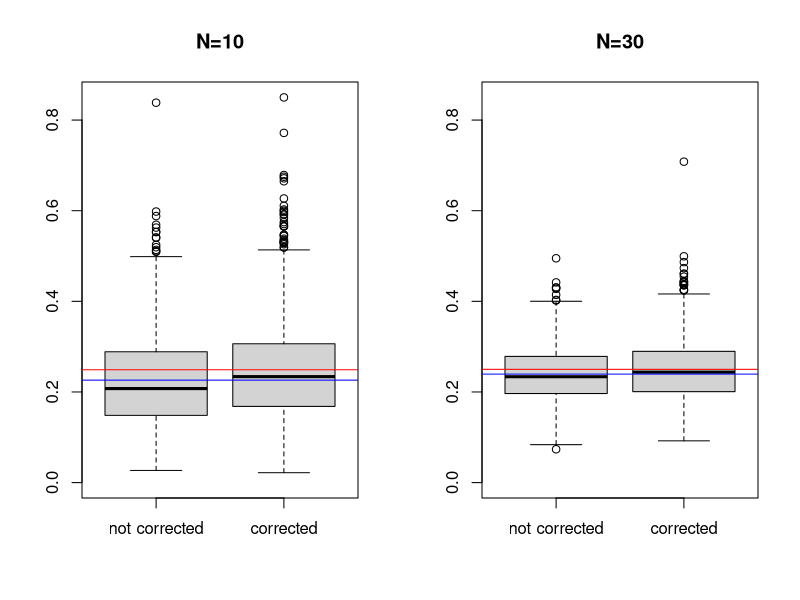
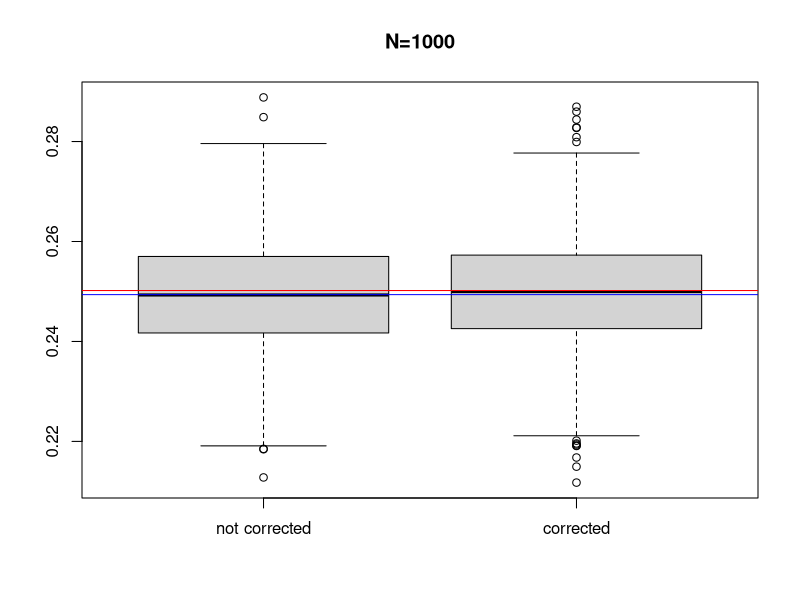
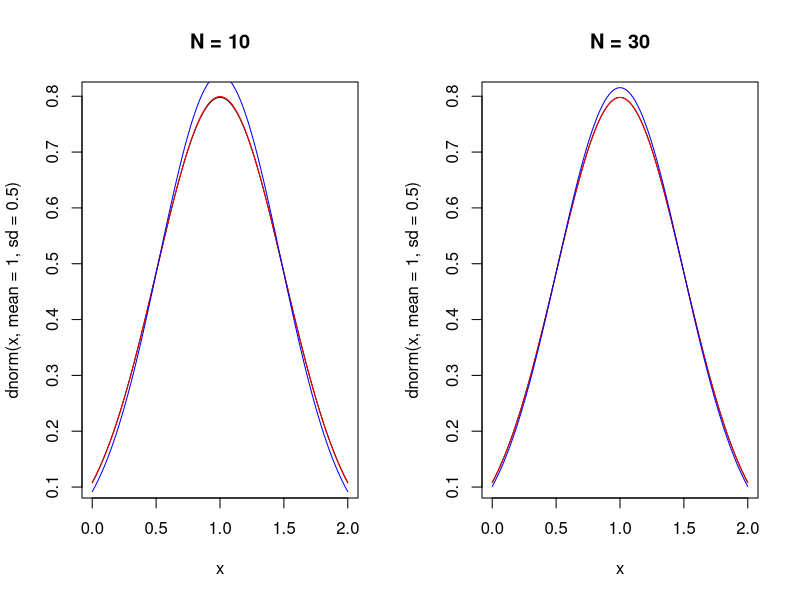
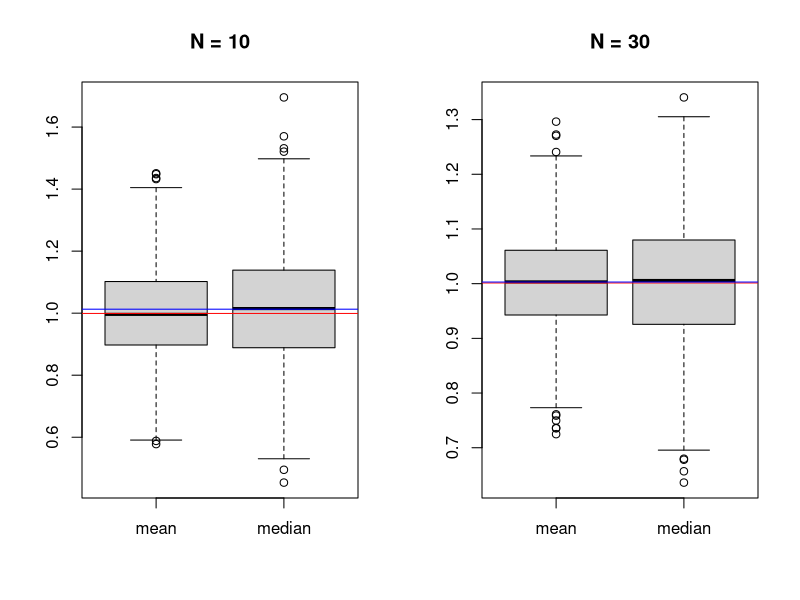
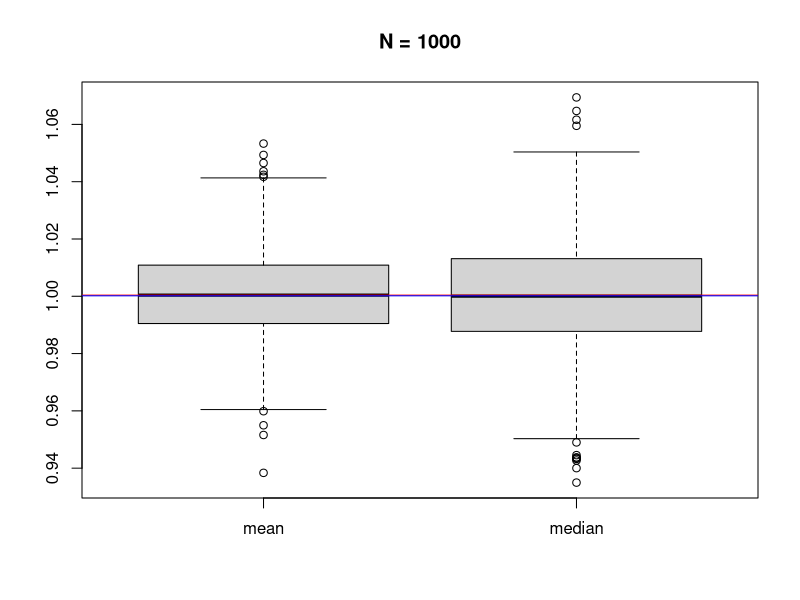

The R source for these figures, in order:
#========================
# task 1
beginMoment <- function(data, r) {
  mean(data**r)
}

centralMoment <- function(data, r) {
  mean((data-mean(data))**r)
}

# not corrected variance
variance <- function(data) {centralMoment(data,2) }

# this function will generate k samples from normal distribution and calculate f function for each sample
generate.f <- function(n, k, f, mean=1, sd=0.5) {
  sapply(1:k, FUN = function(k, n) {f(rnorm(n, mean=mean, sd=sd))}, n=n)
}

# let's generate corrected and not corrected variances for samples from N(1, 0.5) with sample sizes 10, 30 and 1000
data.c <- cbind('10'=generate.f(10, 1000, var),
                '30'=generate.f(30, 1000, var),
                '1000'=generate.f(1000, 1000, var))
data.nc <- cbind('10'=generate.f(10, 1000, variance),
                 '30'=generate.f(30, 1000, variance),
                '1000'=generate.f(1000, 1000, variance))

# let's see how sample size affects variance
op <- par(mfrow=c(1,2))
max.y <- max(c(data.c[,'10'], data.nc[,'10']))

boxplot(cbind('not corrected'=data.nc[,'10'], 'corrected'=data.c[,'10']), ylim=c(0,max.y), main='N=10')
abline(h=mean(data.c[,'10']), col='red')
abline(h=mean(data.nc[,'10']), col='blue')

boxplot(cbind('not corrected'=data.nc[,'30'], 'corrected'=data.c[,'30']), ylim=c(0,max.y), main='N=30')
abline(h=mean(data.c[,'30']), col='red')
abline(h=mean(data.nc[,'30']), col='blue')
par(op)

boxplot(cbind('not corrected'=data.nc[,'1000'],'corrected'=data.c[,'1000']), main='N=1000')
abline(h=mean(data.c[,'1000']), col='red')
abline(h=mean(data.nc[,'1000']), col='blue')

# let's plot densities and see that our estimated params goes better as sample size increases
plot.dnorms <- function(data.c, data.nc, n) {
  x <- seq(0, 2, 0.01)
  plot(dnorm(x, mean=1, sd=0.5)~x, type='l', main=paste('N =', n))
  lines(dnorm(x, mean=1, sd=sqrt(mean(data.c[,n])))~x, col='red')
  lines(dnorm(x, mean=1, sd=sqrt(mean(data.nc[,n])))~x, col='blue')
}  

op <- par(mfrow=c(1,2))
plot.dnorms(data.c, data.nc, '10')
plot.dnorms(data.c, data.nc, '30')
#plot.dnorms(data.c, data.nc, '1000')
par(op)

#========================
# task 2

data.mean <- cbind('10'=generate.f(10, 1000, mean),
                '30'=generate.f(30, 1000, mean),
                '1000'=generate.f(1000, 1000, mean))
data.median <- cbind('10'=generate.f(10, 1000, median),
                 '30'=generate.f(30, 1000, median),
                 '1000'=generate.f(1000, 1000, median))

plot.boxplots <- function(data.mean, data.median, n) {
  boxplot(cbind('mean'=data.mean[,n], 'median'=data.median[,n]), main=paste('N =', n))
  abline(h=mean(data.mean[,n]), col='red')
  abline(h=mean(data.median[,n]), col='blue')
}
op <- par(mfrow=c(1,2))
plot.boxplots(data.mean, data.median, '10')
plot.boxplots(data.mean, data.median, '30')
par(op)
plot.boxplots(data.mean, data.median, '1000')
